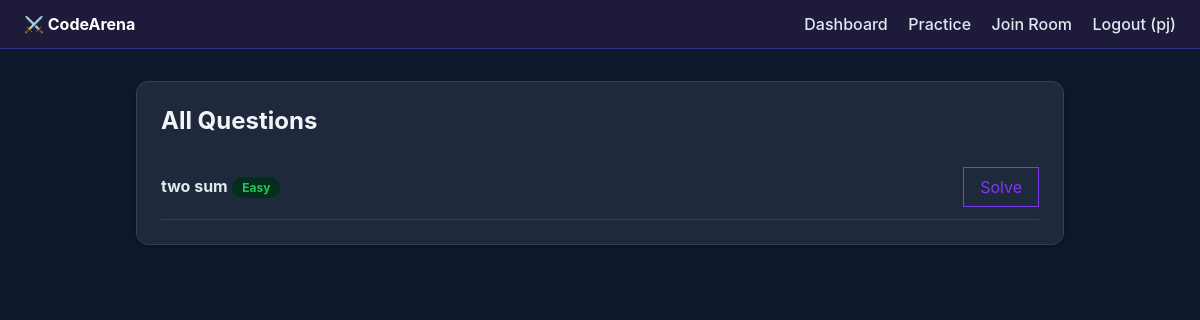
/questions/ (signed in), run on an earlier commit of the app's database.
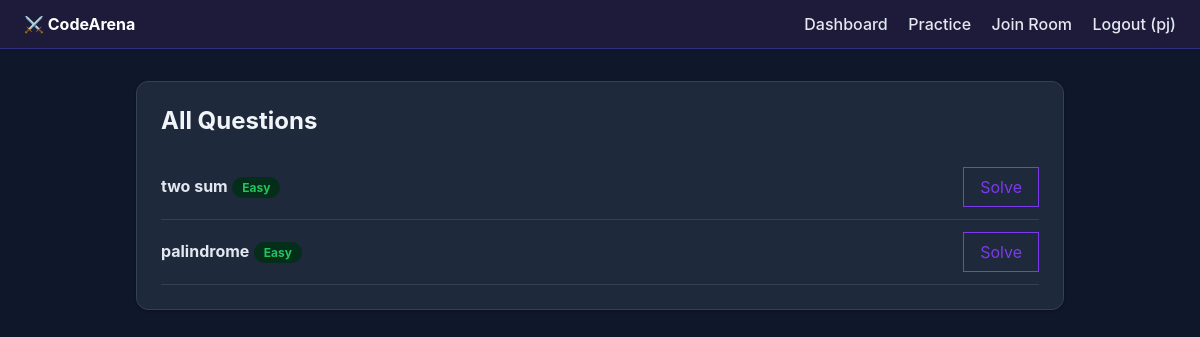
And on a later commit of the database.
### questions/models.py (models this page shows, shortened)
class Question(models.Model):
    DIFFICULTY_CHOICES = [
        ("easy", "Easy"),
        ("medium", "Medium"),
        ("hard", "Hard"),
    ]
    title = models.CharField(max_length=100)
    description = models.TextField()
    difficulty = models.CharField(max_length=20, choices=DIFFICULTY_CHOICES, default="easy")
    starter_code = models.TextField(blank=True, default="# Write your solution below\n")
    sample_input = models.TextField(blank=True, help_text="Fed to the program via stdin")
    sample_output = models.TextField(
        blank=True, help_text="Expected stdout (compared after trimming whitespace)"
    )

### questions/views.py (the view)
# urls.py: path('', views.question_list_view, name='question_list'),
@login_required
def question_list_view(request):
    questions = Question.objects.all()
    return render(request, 'questions/question_list.html', {'questions': questions})

### questions/templates/questions/question_list.html (shortened to what this page needs)
{% extends "base.html" %}
{% block content %}
<div class="card">
  <h2>All Questions</h2>
  {% for q in questions %}
    <div class="row">
      <div>
        <strong>{{ q.title }}</strong>
        <span class="badge {{ q.difficulty }}">{{ q.get_difficulty_display }}</span>
      </div>
      <a href="{% url 'practice' q.id %}" class="btn btn-outline">Solve</a>
    </div>
  {% empty %}
    <p class="muted">No questions yet. Run <code>python manage.py seed_questions</code>.</p>
  {% endfor %}
</div>
{% endblock %}

What changed in the data, as far as the page shows it:
added Question: title "palindrome", difficulty "Easy"
